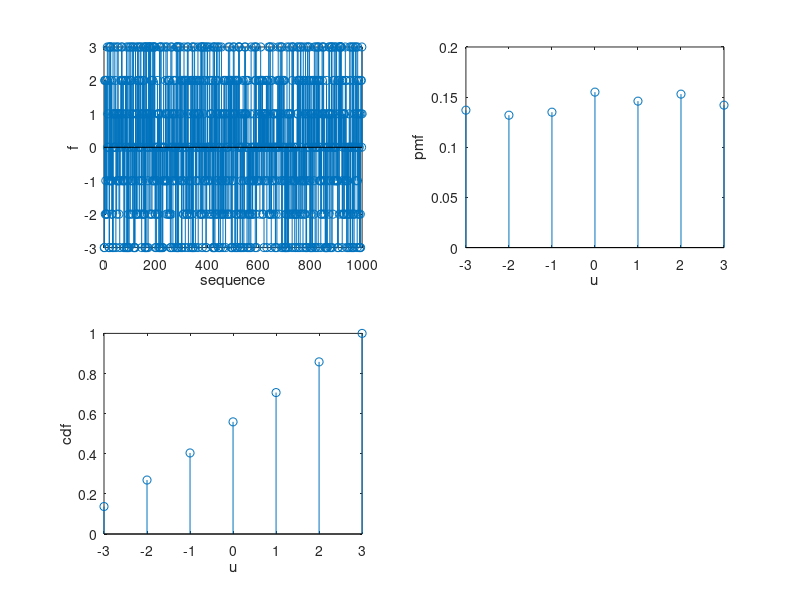

Source code (MATLAB):
% Generate sequence of discrete uniform random variables in the range [-(Xmin+Xmax/2), (Xmin+Xmax)/2]
% Plot the sequence, Plot the pmf and cdf of the generated sequence.

clc
clear
xmin = 1;
xmax = 4;

umin = round(-(xmax+xmin)/2);
umax = round((xmax+xmin)/2);
u = randi([umin, umax], 1, 1000);
disp(length(u));

subplot(2, 2, 1)
stem(u)
xlabel('sequence')
ylabel('f')

count=zeros(1, 7);

for i= 1:1000
    count(u(i) + 4) = count(u(i)+4) + 1;
end

x = -3:3;
pmf = count/1000;
subplot(2,2,2);
stem(x, pmf);
xlabel('u')
ylabel('pmf')

cdf = zeros(1, 7);
sum = 0;
for i = 1:7
    sum = pmf(i) + sum;
    cdf(i) = sum;
end

subplot(2,2,3);
stem(x, cdf);
xlabel('u')
ylabel('cdf')
    
